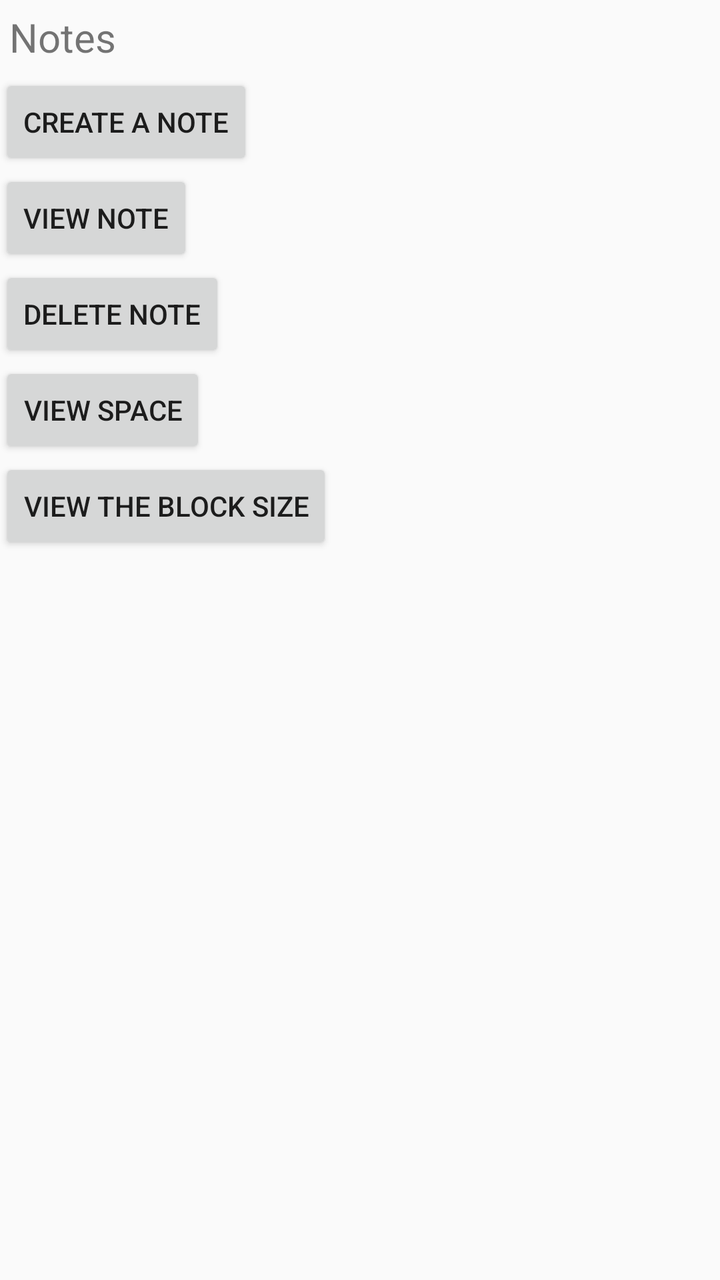
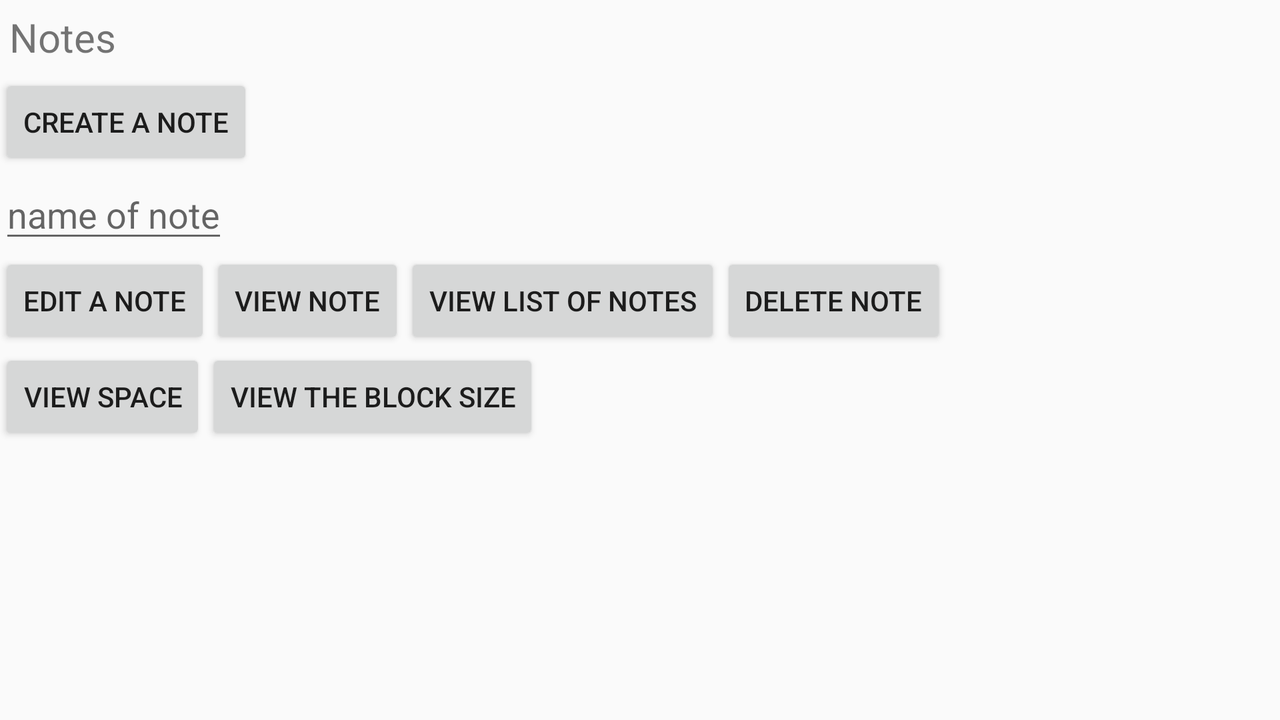

First picture: res/layout/ on a phone held upright. Second picture: the repository's own variant of that layout, on a device whose configuration matches the variant's folder. Source for both follows.
<!-- AndroidManifest.xml: application theme AppTheme -->
<!-- res/layout/activity_notes.xml -->
<?xml version="1.0" encoding="utf-8"?>
<LinearLayout xmlns:android="http://schemas.android.com/apk/res/android"
    xmlns:tools="http://schemas.android.com/tools"
    android:layout_width="match_parent"
    android:layout_height="match_parent"
    android:paddingBottom="@dimen/activity_vertical_margin"
    android:paddingLeft="@dimen/activity_horizontal_margin"
    android:paddingRight="@dimen/activity_horizontal_margin"
    android:paddingTop="@dimen/activity_vertical_margin"
    android:orientation="vertical"
    tools:context="com.example.m_alrajab.u4_storingdata_demo.NotesActivity">

    <TextView
        android:layout_width="fill_parent"
        android:layout_height="wrap_content"
        android:textSize="20sp"
        android:text="Notes"
        android:layout_margin="5dp"/>

    <Button
        android:layout_width="wrap_content"
        android:layout_height="wrap_content"
        android:text="Create a note"
        android:id="@+id/notes_create_button" />

    <Button
        android:layout_width="wrap_content"
        android:layout_height="wrap_content"
        android:text="View note"
        android:id="@+id/notes_view_button" />

    <Button
        android:layout_width="wrap_content"
        android:layout_height="wrap_content"
        android:text="Delete note"
        android:id="@+id/notes_delete_button" />

    <Button
        android:layout_width="wrap_content"
        android:layout_height="wrap_content"
        android:text="View space"
        android:id="@+id/notes_freeSpace_button" />

    <Button
        android:layout_width="wrap_content"
        android:layout_height="wrap_content"
        android:text="View the block size"
        android:id="@+id/notes_blockSize_button" />

</LinearLayout>
<!-- resources referenced by this layout -->
<resources>
  <style name="AppTheme" parent="Theme.AppCompat.Light.DarkActionBar">
          
          <item name="colorPrimary">@color/colorPrimary</item>
          <item name="colorPrimaryDark">@color/colorPrimaryDark</item>
          <item name="colorAccent">@color/colorAccent</item>
      </style>
</resources>
<!-- res/layout-land/activity_notes.xml (the repository's variant of the layout above) -->
<!-- drawn on the phone turned sideways -->
<?xml version="1.0" encoding="utf-8"?>
<LinearLayout xmlns:android="http://schemas.android.com/apk/res/android"
    xmlns:tools="http://schemas.android.com/tools"
    android:layout_width="match_parent"
    android:layout_height="match_parent"
    android:paddingBottom="@dimen/activity_vertical_margin"
    android:paddingLeft="@dimen/activity_horizontal_margin"
    android:paddingRight="@dimen/activity_horizontal_margin"
    android:paddingTop="@dimen/activity_vertical_margin"
    android:orientation="vertical"
    tools:context="com.example.m_alrajab.u4_storingdata_demo.NotesActivity">

    <TextView
        android:layout_width="fill_parent"
        android:layout_height="wrap_content"
        android:textSize="20sp"
        android:text="Notes"
        android:layout_margin="5dp"/>

    <Button
        android:layout_width="wrap_content"
        android:layout_height="wrap_content"
        android:text="Create a note"
        android:id="@+id/notes_create_button" />

    <EditText
        android:layout_width="wrap_content"
        android:layout_height="wrap_content"
        android:hint="name of note"
        android:id="@+id/notes_fileName_text"
        />

    <LinearLayout
        android:layout_width="match_parent"
        android:layout_height="wrap_content"
        android:orientation="horizontal"
        >

    <Button
        android:layout_width="wrap_content"
        android:layout_height="wrap_content"
        android:text="Edit a note"
        android:id="@+id/notes_edit_button" />

    <Button
        android:layout_width="wrap_content"
        android:layout_height="wrap_content"
        android:text="View note"
        android:id="@+id/notes_view_button" />

    <Button
        android:layout_width="wrap_content"
        android:layout_height="wrap_content"
        android:text="View list of notes"
        android:id="@+id/notes_list_button" />

    <Button
        android:layout_width="wrap_content"
        android:layout_height="wrap_content"
        android:text="Delete note"
        android:id="@+id/notes_delete_button" />

    </LinearLayout>

    <LinearLayout
        android:layout_width="match_parent"
        android:layout_height="wrap_content"
        android:orientation="horizontal">

    <Button
        android:layout_width="wrap_content"
        android:layout_height="wrap_content"
        android:text="View space"
        android:id="@+id/notes_freeSpace_button" />

    <Button
        android:layout_width="wrap_content"
        android:layout_height="wrap_content"
        android:text="View the block size"
        android:id="@+id/notes_blockSize_button" />

    </LinearLayout>

</LinearLayout>
